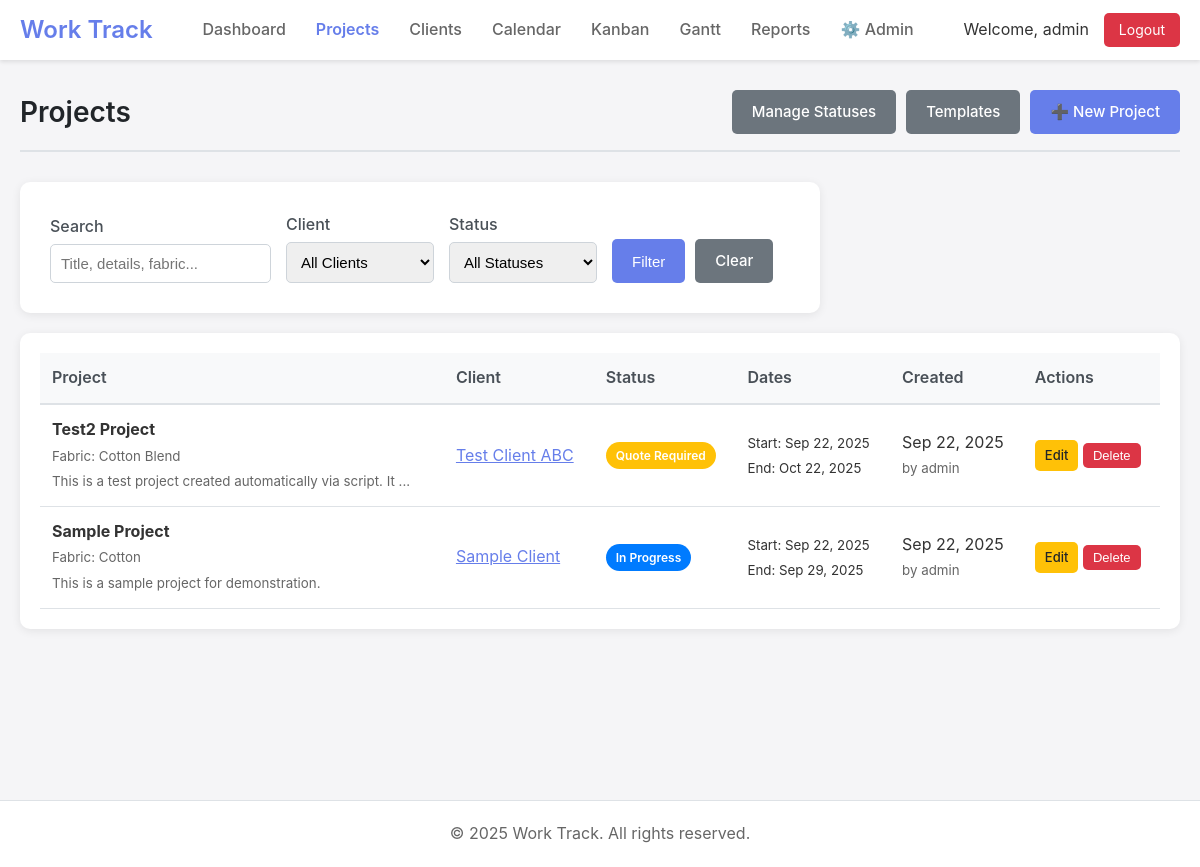
The page /projects.php (signed in) on the database as committed earlier.
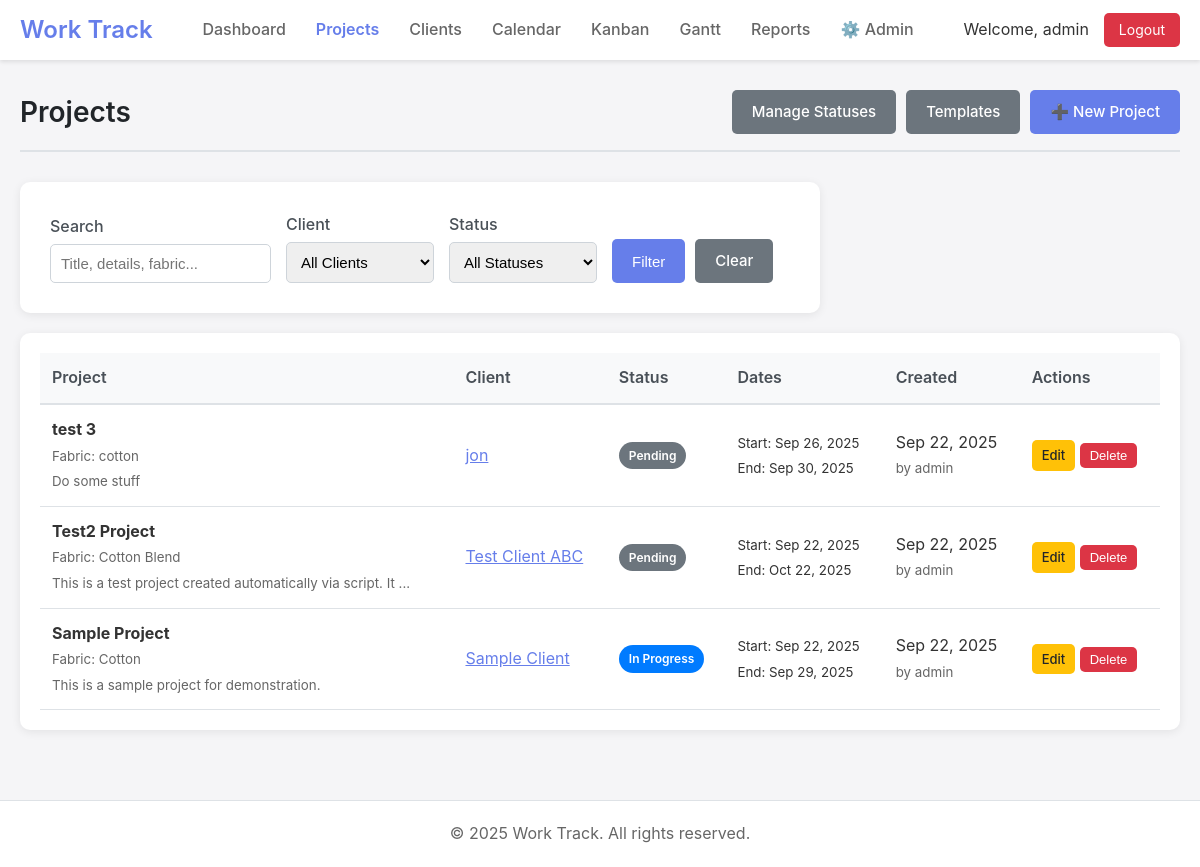
The same page on the database as committed later.
### tables this page shows
CREATE TABLE projects (
    id INTEGER PRIMARY KEY AUTOINCREMENT,
    title TEXT NOT NULL,
    details TEXT,
    client_id INTEGER REFERENCES clients(id),
    start_date DATE,
    completion_date DATE,
    status_id INTEGER REFERENCES project_statuses(id),
    created_date DATETIME DEFAULT CURRENT_TIMESTAMP,
    fabric TEXT,
    created_by INTEGER REFERENCES users(id),
    updated_by INTEGER REFERENCES users(id),
    updated_at DATETIME DEFAULT CURRENT_TIMESTAMP,
    template_id INTEGER REFERENCES project_templates(id)
);

CREATE TABLE clients (
    id INTEGER PRIMARY KEY AUTOINCREMENT,
    name TEXT NOT NULL,
    address TEXT,
    phone TEXT,
    email TEXT,
    remarks TEXT,
    created_at DATETIME DEFAULT CURRENT_TIMESTAMP,
    updated_at DATETIME DEFAULT CURRENT_TIMESTAMP,
    created_by INTEGER REFERENCES users(id),
    updated_by INTEGER REFERENCES users(id)
);

CREATE TABLE project_statuses (
    id INTEGER PRIMARY KEY AUTOINCREMENT,
    name TEXT NOT NULL,
    color TEXT DEFAULT '#007bff',
    sort_order INTEGER DEFAULT 0,
    is_active BOOLEAN DEFAULT 1
);

### includes/db.php (called while the page is built, shortened)
<?php
class Database {
    private static $instance = null;
    private $conn;
    private function __construct() {
        try {
            $this->conn = new PDO('sqlite:' . DB_PATH);
            $this->conn->setAttribute(PDO::ATTR_ERRMODE, PDO::ERRMODE_EXCEPTION);
            $this->conn->setAttribute(PDO::ATTR_DEFAULT_FETCH_MODE, PDO::FETCH_ASSOC);
            $this->conn->exec('PRAGMA foreign_keys = ON');
        } catch (PDOException $e) {
            die("Connection failed: " . $e->getMessage());
        }
    }
    public static function getInstance() {
        if (!self::$instance) {
            self::$instance = new Database();
        }
        return self::$instance;
    }
    public function query($sql, $params = []) {
        try {
            $stmt = $this->conn->prepare($sql);
            $stmt->execute($params);
            return $stmt;
        } catch (PDOException $e) {
            if (DEBUG_MODE) {
                throw $e;
            }
            error_log($e->getMessage());
            return false;
        }
    }
    public function fetchAll($sql, $params = []) {
        $stmt = $this->query($sql, $params);
        return $stmt ? $stmt->fetchAll() : [];
    }
}
?>

### includes/models/Project.php (called while the page is built, shortened)
<?php
require_once dirname(__DIR__) . '/db.php';
class Project {
    private $db;
    public function __construct() {
        $this->db = Database::getInstance();
    }
    public function getAll($filters = []) {
        $sql = "
            SELECT p.*,
                   c.name as client_name,
                   ps.name as status_name,
                   ps.color as status_color,
                   pt.name as template_name,
                   u1.username as created_by_name,
                   u2.username as updated_by_name
            FROM projects p
            LEFT JOIN clients c ON p.client_id = c.id
            LEFT JOIN project_statuses ps ON p.status_id = ps.id
            LEFT JOIN project_templates pt ON p.template_id = pt.id
            LEFT JOIN users u1 ON p.created_by = u1.id
            LEFT JOIN users u2 ON p.updated_by = u2.id
        ";
        $params = [];
        $conditions = [];
        $sql .= " ORDER BY p.created_date DESC";
        return $this->db->fetchAll($sql, $params);
    }
}

### projects.php (the view, shortened to what the changed rows need)
<?php
require_once 'includes/header.php';
require_once 'includes/models/Project.php';
$projectModel = new Project();
$clientModel = new Client();
$statusModel = new ProjectStatus();
$templateModel = new ProjectTemplate();
$filters = [
    'client_id' => $_GET['client'] ?? '',
    'status_id' => $_GET['status'] ?? '',
    'search' => $_GET['search'] ?? '',
    'date_from' => $_GET['date_from'] ?? '',
    'date_to' => $_GET['date_to'] ?? ''
];
$clients = $clientModel->getAll();
$statuses = $statusModel->getAll();
$templates = $templateModel->getAll();
$projects = $projectModel->getAll($filters);
$editProject = null;
$showForm = isset($_GET['action']) && $_GET['action'] === 'new' || $editProject;
?>
<div class="page-header">
    <h1 class="page-title">Projects</h1>
</div>
<?php if ($showForm): ?>
<div class="form-container">
    <h2><?php echo $editProject ? 'Edit Project' : 'New Project'; ?></h2>
    <form method="POST">
        <input type="hidden" name="action" value="<?php echo $editProject ? 'update' : 'create'; ?>">
        <?php if ($editProject): ?>
            <input type="hidden" name="id" value="<?php echo $editProject['id']; ?>">
        <?php endif; ?>
        <?php if (!$editProject): ?>
        <div class="form-group">
            <label for="template_id">Template (optional)</label>
            <select id="template_id" name="template_id" class="form-control" onchange="loadTemplate()">
                <option value="">-- Select Template --</option>
                <?php foreach ($templates as $template): ?>
                    <option value="<?php echo $template['id']; ?>" <?php echo $template['is_default'] ? 'selected' : ''; ?>>
                        <?php echo htmlspecialchars($template['name']); ?>
                        <?php echo $template['is_default'] ? ' (Default)' : ''; ?>
                    </option>
                <?php endforeach; ?>
            </select>
        </div>
        <?php endif; ?>
        <div class="form-group">
            <label for="title">Project Title *</label>
            <input type="text" id="title" name="title" class="form-control" value="<?php echo htmlspecialchars($editProject['title'] ?? ''); ?>" required>
        </div>
        <div class="form-group">
            <label for="client_id">Client</label>
            <div style="display: flex; gap: 10px; align-items: center;">
                <select id="client_id" name="client_id" class="form-control" style="flex: 1;">
                    <option value="">-- No Client --</option>
                    <?php foreach ($clients as $client): ?>
                        <option value="<?php echo $client['id']; ?>" <?php echo ($editProject['client_id'] ?? '') == $client['id'] ? 'selected' : ''; ?>>
                            <?php echo htmlspecialchars($client['name']); ?>
                        </option>
                    <?php endforeach; ?>
                </select>
                <button type="button" onclick="showQuickClientModal()" class="btn btn-secondary">➕ New</button>
            </div>
        </div>
        <div class="form-group">
            <label for="status_id">Status *</label>
            <select id="status_id" name="status_id" class="form-control" required>
                <?php foreach ($statuses as $status): ?>
                    <option value="<?php echo $status['id']; ?>" <?php echo ($editProject['status_id'] ?? '') == $status['id'] ? 'selected' : ''; ?>>
                        <?php echo htmlspecialchars($status['name']); ?>
                    </option>
                <?php endforeach; ?>
            </select>
        </div>
        <div class="form-group">
            <label for="start_date">Start Date</label>
            <input type="date" id="start_date" name="start_date" class="form-control" value="<?php echo $editProject['start_date'] ?? ''; ?>">
        </div>
        <div class="form-group">
            <label for="completion_date">Completion Date</label>
            <input type="date" id="completion_date" name="completion_date" class="form-control" value="<?php echo $editProject['completion_date'] ?? ''; ?>">
        </div>
        <div class="form-group">
            <label for="fabric">Fabric</label>
            <input type="text" id="fabric" name="fabric" class="form-control" value="<?php echo htmlspecialchars($editProject['fabric'] ?? ''); ?>" placeholder="e.g., Cotton, Polyester">
        </div>
        <div class="form-group">
            <label for="details">Project Details</label>
            <textarea id="details" name="details" class="form-control" rows="4"><?php echo htmlspecialchars($editProject['details'] ?? ''); ?></textarea>
        </div>
        <div style="display: flex; gap: 10px;">
            <button type="submit" class="btn btn-primary">Save Project</button>
            <a href="projects.php" class="btn btn-secondary">Cancel</a>
        </div>
    </form>
</div>
<script>
// Template data for loading
const templates = <?php echo json_encode($templates); ?>;
function loadTemplate() {
    const templateId = document.getElementById('template_id').value;
    if (!templateId) return;
    const template = templates.find(t => t.id == templateId);
    if (template) {
        if (template.default_title) document.getElementById('title').value = template.default_title;
        if (template.default_details) document.getElementById('details').value = template.default_details;
        if (template.default_fabric) document.getElementById('fabric').value = template.default_fabric;
    }
}
// Load default template on page load
document.addEventListener('DOMContentLoaded', function() {
    const templateSelect = document.getElementById('template_id');
    if (templateSelect && templateSelect.value) {
        loadTemplate();
    }
});
// Quick Client Creation
function showQuickClientModal() {
    document.getElementById('quick-client-modal').style.display = 'block';
}
function hideQuickClientModal() {
    document.getElementById('quick-client-modal').style.display = 'none';
    document.getElementById('quick-client-form').reset();
}
function createQuickClient(event) {
    event.preventDefault();
    const form = document.getElementById('quick-client-form');
    const formData = new FormData(form);
    fetch('/api/quick_client.php', {
        method: 'POST',
        body: formData
    })
    .then(response => response.json())
    .then(data => {
        if (data.success) {
            // Add the new client to the dropdown
            const select = document.getElementById('client_id');
            const option = document.createElement('option');
            option.value = data.client_id;
            option.text = data.client_name;
            option.selected = true;
            select.appendChild(option);
            hideQuickClientModal();
            WorkTrack.showNotification('Client created successfully!', 'success');
        } else {
            WorkTrack.showNotification(data.message || 'Failed to create client', 'danger');
        }
    })
    .catch(error => {
        WorkTrack.showNotification('Error creating client', 'danger');
    });
    return false;
}
</script>
<div id="quick-client-modal" class="modal" style="display: none;">
    <div class="modal-content">
        <div class="modal-header">
            <h3 class="modal-title">Quick Client Creation</h3>
            <span class="modal-close" onclick="hideQuickClientModal()">&times;</span>
        </div>
        <form id="quick-client-form" onsubmit="return createQuickClient(event)">
            <div class="form-group">
                <label for="quick_client_name">Client Name *</label>
                <input type="text" id="quick_client_name" name="name" class="form-control" required>
            </div>
            <div class="form-group">
                <label for="quick_client_email">Email</label>
                <input type="email" id="quick_client_email" name="email" class="form-control">
            </div>
            <div class="form-group">
                <label for="quick_client_phone">Phone</label>
                <input type="tel" id="quick_client_phone" name="phone" class="form-control">
            </div>
            <div style="display: flex; gap: 10px; justify-content: flex-end;">
                <button type="button" onclick="hideQuickClientModal()" class="btn btn-secondary">Cancel</button>
                <button type="submit" class="btn btn-primary">Create Client</button>
            </div>
        </form>
    </div>
</div>
<?php else: ?>
<div class="table-container">
    <table>
        <thead>
            <tr>
                <th>Project</th>
                <th>Client</th>
                <th>Status</th>
                <th>Dates</th>
                <th>Created</th>
                <th>Actions</th>
            </tr>
        </thead>
        <tbody>
            <?php foreach ($projects as $project): ?>
                <tr>
                    <td>
                        <strong><?php echo htmlspecialchars($project['title']); ?></strong>
                        <?php if ($project['fabric']): ?>
                            <br><small style="color: #666;">Fabric: <?php echo htmlspecialchars($project['fabric']); ?></small>
                        <?php endif; ?>
                        <?php if ($project['details']): ?>
                            <br><small style="color: #666;"><?php echo htmlspecialchars(substr($project['details'], 0, 60) . (strlen($project['details']) > 60 ? '...' : '')); ?></small>
                        <?php endif; ?>
                    </td>
                    <td>
                        <?php if ($project['client_name']): ?>
                            <a href="clients.php?edit=<?php echo $project['client_id']; ?>" style="color: #667eea;">
                                <?php echo htmlspecialchars($project['client_name']); ?>
                            </a>
                        <?php else: ?>
                            <span style="color: #999;">No client</span>
                        <?php endif; ?>
                    </td>
                    <td>
                        <span class="status-badge" style="background: <?php echo $project['status_color']; ?>; color: white;">
                            <?php echo htmlspecialchars($project['status_name']); ?>
                        </span>
                    </td>
                    <td>
                        <?php if ($project['start_date']): ?>
                            <small>Start: <?php echo date('M j, Y', strtotime($project['start_date'])); ?></small>
                        <?php endif; ?>
                        <?php if ($project['completion_date']): ?>
                            <br><small>End: <?php echo date('M j, Y', strtotime($project['completion_date'])); ?></small>
                        <?php endif; ?>
                    </td>
                    <td>
                        <?php echo date('M j, Y', strtotime($project['created_date'])); ?>
                        <br><small style="color: #666;">by <?php echo htmlspecialchars($project['created_by_name']); ?></small>
                    </td>
                    <td>
                        <a href="?edit=<?php echo $project['id']; ?>" class="btn btn-sm btn-warning">Edit</a>
                        <form method="POST" style="display: inline-block;" onsubmit="return confirm('Are you sure you want to delete this project?');">
                            <button type="submit" class="btn btn-sm btn-danger">Delete</button>
                        </form>
                    </td>
                </tr>
            <?php endforeach; ?>
        </tbody>
    </table>
</div>
<?php endif; ?>
<?php require_once 'includes/footer.php'; ?>

Rows that differ between the two databases and show on the page:
added projects: title "test 3", fabric "cotton", details "Do some stuff", client.name "jon", status.name "Pending", start_date "Sep 26, 2025", completion_date "Sep 30, 2025", created_date "Sep 22, 2025", created_by_name "admin"
changed projects "Test2 Project": status_id 1 → 2 (drawn); status.name "Quote Required" → "Pending"
